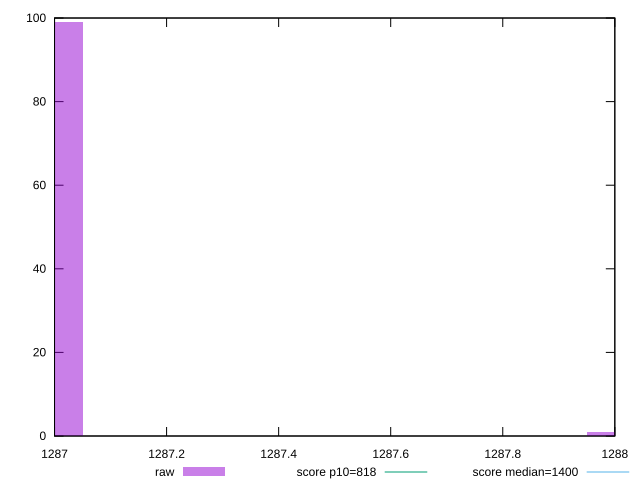

Recreate this plot in gnuplot.
reset

$raw <<EOF
1288 1
1287 99
EOF

set key outside below
set boxwidth 0.1
set xrange [1287:1288]
set yrange [0:100]
set trange [0:100]
set style fill transparent solid 0.5 noborder

set parametric
set terminal svg size 640, 490 enhanced background rgb 'white'
set output "reports/report_00033_2021-03-01T14-23-16.841Z/dom-size/samples/astro/raw/histogram.svg"

plot $raw title "raw" with boxes, \
     818,t title "score p10=818", \
     1400,t title "score median=1400"

reset
